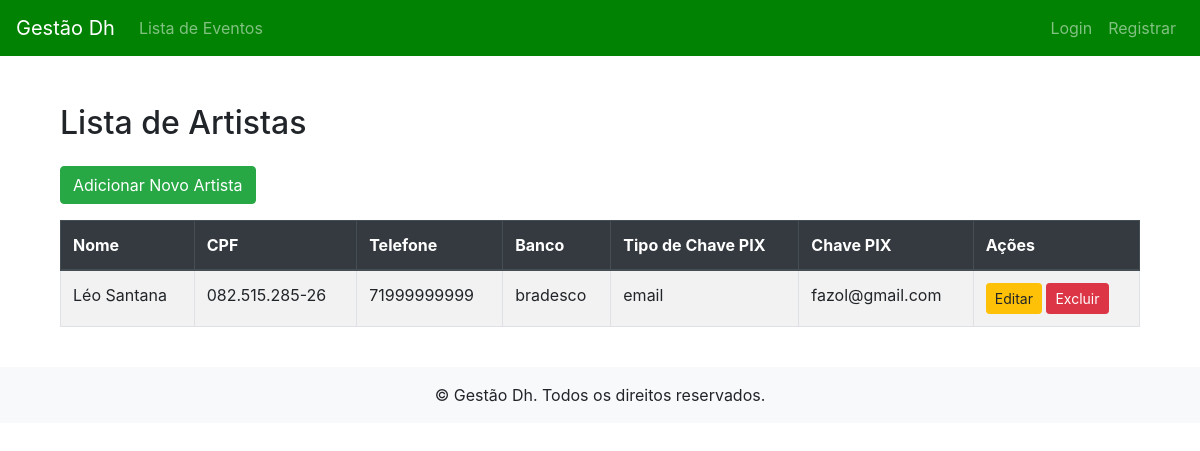
/artistas/artistas/list/, run on an earlier commit of the app's database.
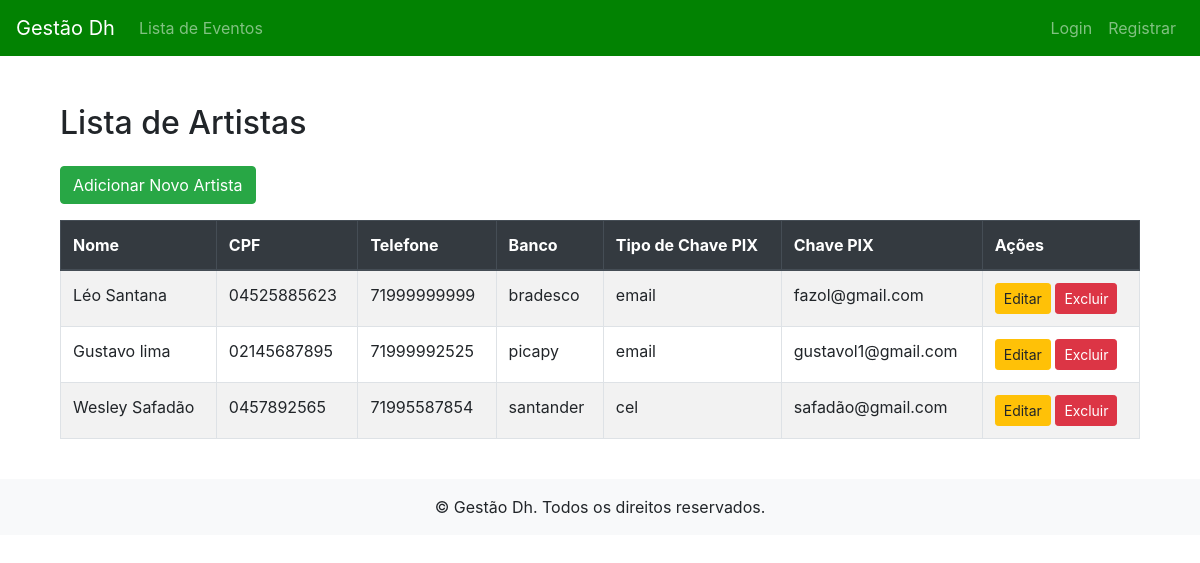
And on a later commit of the database.
### artistas/models.py (models this page shows, shortened)
class Artista(models.Model):
    nome = models.CharField(max_length=100)
    cpf = models.CharField(max_length=14, unique=True)
    telefone = models.CharField(max_length=15, null=True, blank=True)
    banco = models.CharField(max_length=100)
    tipo_chave_pix = models.CharField(max_length=10, choices=TIPO_CHAVE_CHOICES, default='cel')
    chave_pix = models.CharField(max_length=100)

### artistas/views.py (the view)
# urls.py: path('artistas/list/', views.ArtistaListView.as_view(), name='artista_list'),
class ArtistaListView(ListView):
    model = models.Artista
    template_name = 'artistas_list.html'
    context_object_name = 'artistas'

### artistas/templates/artistas_list.html
{% extends 'base.html' %}
{% block content %}
<div class="container mt-5">
    <div class="row mb-4">
        <div class="col-md-12">
            <h2 class="mb-4">Lista de Artistas</h2>
            <a href="{% url 'artista_create' %}" class="btn btn-success mb-3">Adicionar Novo Artista</a>
            <table class="table table-bordered table-striped">
                <thead class="thead-dark">
                    <tr>
                        <th>Nome</th>
                        <th>CPF</th>
                        <th>Telefone</th>
                        <th>Banco</th>
                        <th>Tipo de Chave PIX</th>
                        <th>Chave PIX</th>
                        <th>Ações</th>
                    </tr>
                </thead>
                <tbody>
                    {% for artista in artistas %}
                    <tr>
                        <td>{{ artista.nome }}</td>
                        <td>{{ artista.cpf }}</td>
                        <td>{{ artista.telefone }}</td>
                        <td>{{ artista.banco }}</td>
                        <td>{{ artista.tipo_chave_pix }}</td>
                        <td>{{ artista.chave_pix }}</td>
                        <td>
                            <a href="{% url 'artista_update' artista.id %}" class="btn btn-warning btn-sm">Editar</a>
                            <a href="{% url 'artista_delete' artista.id %}" class="btn btn-danger btn-sm">Excluir</a>
                        </td>
                    </tr>
                    {% empty %}
                    <tr>
                        <td colspan="7" class="text-center">Nenhum artista cadastrado.</td>
                    </tr>
                    {% endfor %}
                </tbody>
            </table>
        </div>
    </div>
</div>
{% endblock %}

What changed in the data, as far as the page shows it:
changed Artista "Léo Santana": cpf "082.515.285-26" → "04525885623"
added Artista: nome "Gustavo lima", cpf "02145687895", telefone "71999992525", banco "picapy", tipo_chave_pix "email", chave_pix "gustavol1@gmail.com"
added Artista: nome "Wesley Safadão", cpf "0457892565", telefone "71995587854", banco "santander", tipo_chave_pix "cel", chave_pix "safadão@gmail.com"
